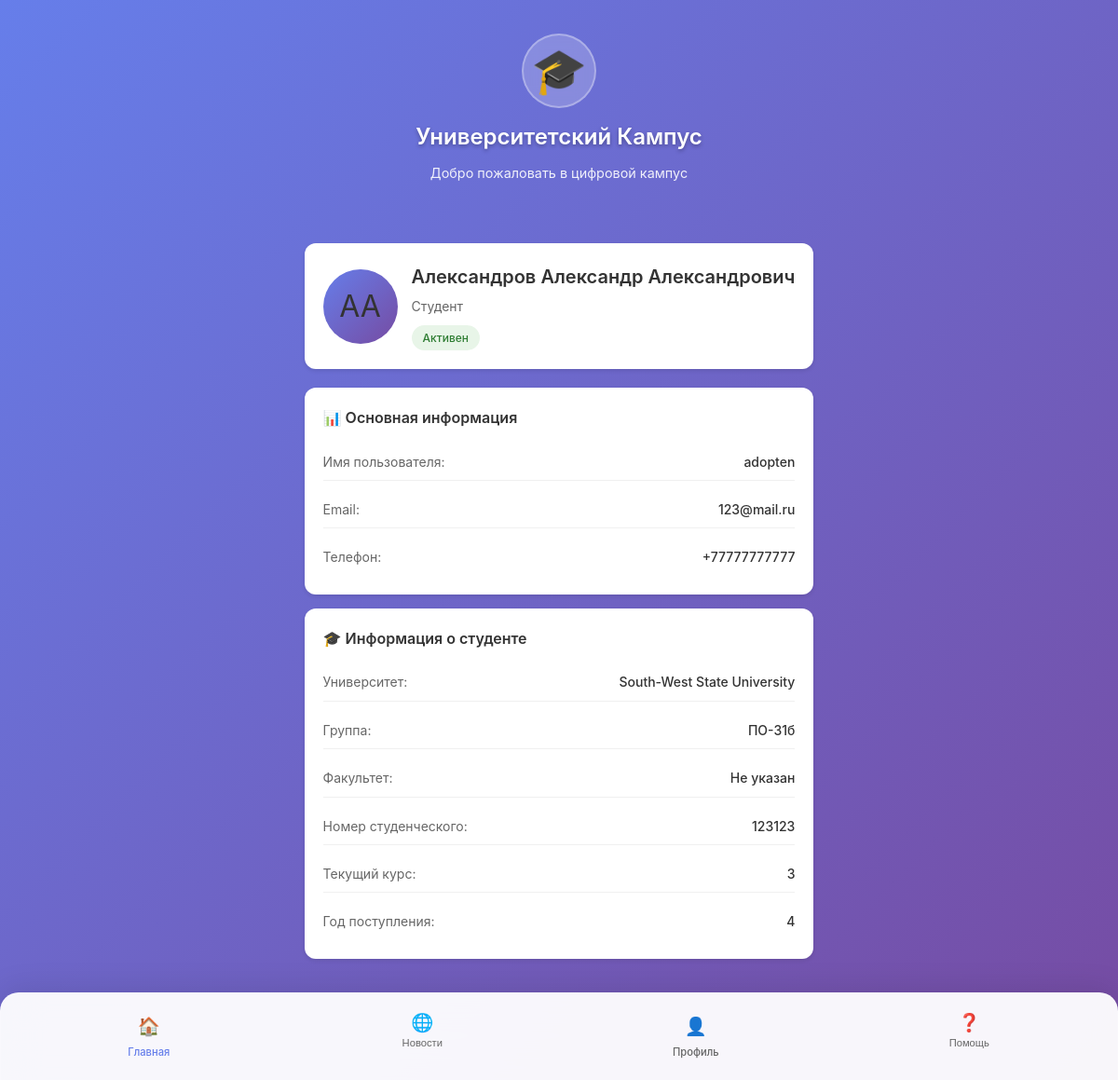
The page /profile/ on the database as committed earlier.
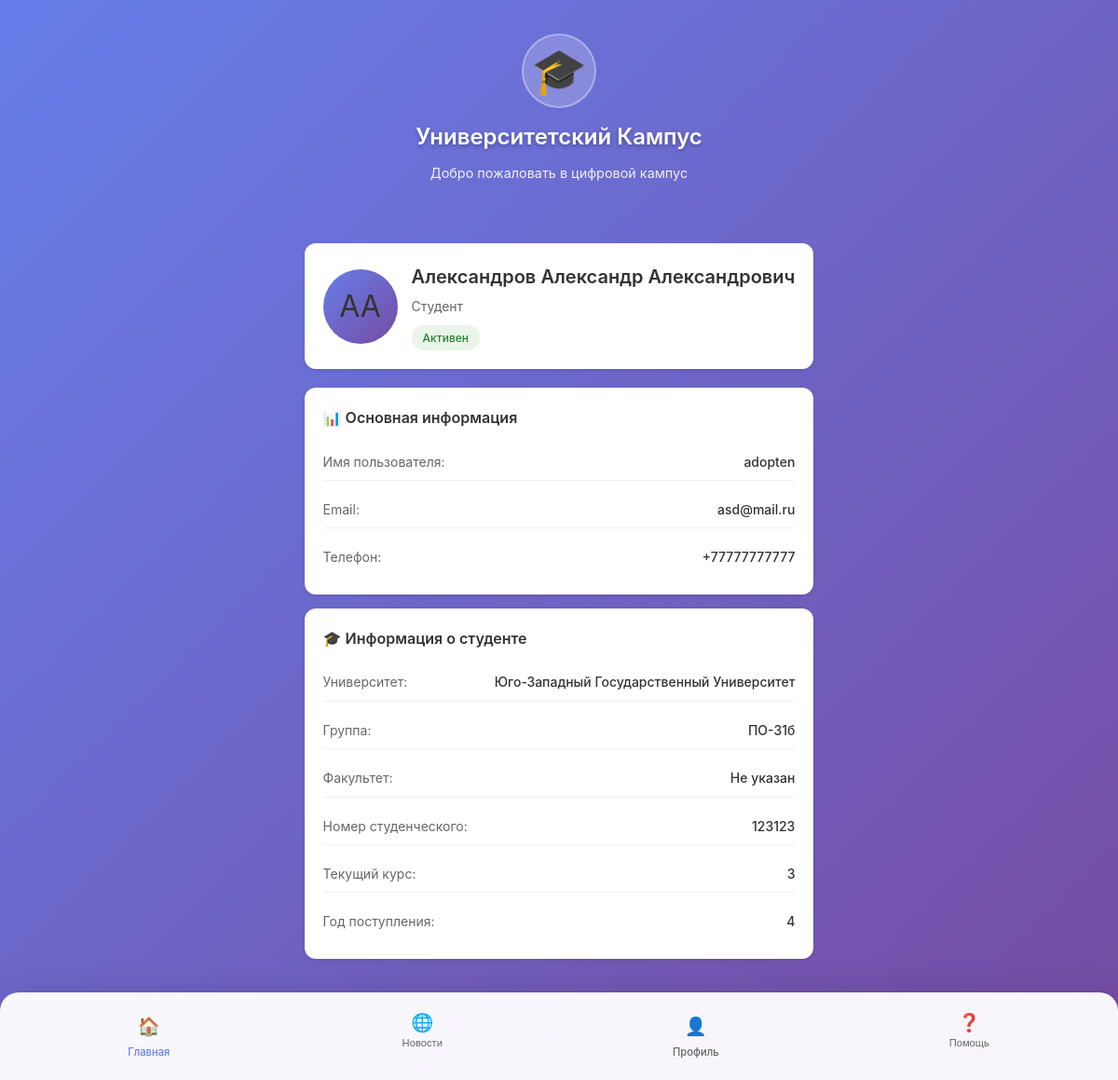
The same page on the database as committed later.
### main/models.py (models this page shows, shortened)
class Person(models.Model):
    user = models.OneToOneField(
        settings.AUTH_USER_MODEL, on_delete=models.SET_NULL, null=True, blank=True,
        related_name='person', help_text="Связь с Django User (если есть)"
    )
    last_name = models.CharField("Фамилия", max_length=128)
    first_name = models.CharField("Имя", max_length=128)
    middle_name = models.CharField("Отчество", max_length=128, blank=True)
    role = models.ForeignKey('Role', related_name='role', on_delete=models.SET_NULL, null=True, blank=True)
    email = models.EmailField(blank=True)
    phone = models.CharField(max_length=32, blank=True)
    vk_user_id = models.CharField(
        "VK/Max user id", max_length=64, blank=True, db_index=True
    )
    class Meta:
        indexes = [models.Index(fields=["vk_user_id"])]

class Student(models.Model):
    person = models.OneToOneField(Person, on_delete=models.CASCADE, related_name='student')
    university = models.ForeignKey('University', on_delete=models.CASCADE, related_name='students')
    student_group = models.ForeignKey(StudentGroup, on_delete=models.PROTECT, related_name='students')
    student_id = models.CharField("Номер студенческого билета", max_length=32, unique=True)
    current_year = models.PositiveSmallIntegerField(
        validators=[MinValueValidator(1), MaxValueValidator(6)], help_text="Курс (1..6)"
    )
    admission_year = models.PositiveSmallIntegerField() # год поступления

class University(models.Model):
    name = models.CharField("Название университета", max_length=256, unique=True) # название
    short_name = models.CharField("Короткое имя", max_length=64, unique=True) # скоращенное название
    city = models.CharField("Город", max_length=128, blank=True)
    description = models.TextField(blank=True)
    contact_email = models.EmailField(blank=True)

class Role(models.Model):
    PERMISSION = [
        ("Moderator_3lvl", "Модератор 3ур."),
        ("Moderator_2lvl", "Модератор 2ур."),
        ("Moderator_1lvl",  "Модератор 1ур."),
        ("Teacher", "Учитель"),
        ("Journalist", "Журналист"),
        ("Headman", "Модерация группы"),
        ("Student", "Студент"),
        ("Applicant", "Абитуриент"),
        ("Guest", "Гость"),
    ]
    permission = models.CharField(max_length=64, choices=PERMISSION)
    name = models.CharField(max_length=32)

class StudentGroup(models.Model):
    university = models.ForeignKey('University', on_delete=models.CASCADE, related_name='groups', null=True)
    program = models.ForeignKey('Program', on_delete=models.PROTECT, related_name='groups') # программа обучения
    name = models.CharField(max_length=64)  # ПО-51
    admission_year = models.PositiveSmallIntegerField()  # год начала учебы
    curator = models.ForeignKey(
        Teacher, on_delete=models.SET_NULL, null=True, blank=True, related_name='curating_groups'
    )
    class Meta:
        unique_together = [("program", "name")]
        indexes = [models.Index(fields=["admission_year"])]

### main/views/profile.py (the view)
# urls.py: path('profile/', views.profile_view, name='profile_view'),
def profile_view(request):
    try:
        person = Person.objects.filter(pk=1).first()
        role_name = person.role.name if person.role else "Student"
        student = getattr(person, 'student', None)
        teacher = getattr(person, 'teacher', None)
        applicant = getattr(person, 'applicant', None)
        context = {
            'person': person,
            'student': student,
            'teacher': teacher,
            'applicant': applicant,
            'menu_buttons': get_menu_buttons(role_name),
        }
    except Person.DoesNotExist:
        context = {
            'person': None,
            'error': 'Профиль не найден. Обратитесь к администратору.',
            'menu_buttons': get_menu_buttons("Guest"),
        }
    except Exception as e:
        context = {
            'person': None,
            'error': f'Произошла ошибка: {str(e)}',
            'menu_buttons': get_menu_buttons("Guest"),
        }
    return render(request, 'main/profile/profile.html', context)

### main/utils/profile_buttons.py (called while the page is built, shortened)
def get_menu_buttons(role_name):
    if role_name == "Student":
        return [
            {'id': 'schedule', 'icon': '📅', 'text': 'Расписание'},
            {'id': 'grades', 'icon': '📊', 'text': 'Оценки'},
            {'id': 'studentRequest', 'icon': '📝', 'text': 'Заказать справку'},
            {'id': 'courses', 'icon': '👥', 'text': 'Моя группа'},
        ]
    else:  # Applicant или Guest
        return [
            {'id': 'application', 'icon': '📄', 'text': 'Подать заявление'},
            {'id': 'info', 'icon': '🏫', 'text': 'О вузе'},
        ]

### main/templates/main/profile/profile.html (shortened to what the changed rows need)
{% extends 'main/index.html' %}
{% load static %}
{% block extra_styles %}
<link rel="stylesheet" href="{% static 'css/profile_css.css' %}">
{% endblock %}
{% block content %}
<main class="main-content">
    <section class="profile-section">
        {% if error %}
            <div class="error-message">
                <div class="icon">😕</div>
                <h3>{{ error }}</h3>
                <p>Обратитесь в техническую поддержку</p>
            </div>
        {% else %}
            <div class="profile-header">
                <div class="profile-avatar">
                    {% if person.first_name and person.last_name %}
                        {{ person.first_name|first }}{{ person.last_name|first }}
                    {% else %}
                        👤
                    {% endif %}
                </div>
                <div class="profile-info">
                    <h1 class="profile-name">
                        {{ person.last_name }} {{ person.first_name }} {{ person.middle_name }}
                    </h1>
                    <p class="profile-role">
                        {% if person.role %}
                            {{ person.role.name }}
                        {% else %}
                            Пользователь
                        {% endif %}
                    </p>
                    <span class="profile-status">Активен</span>
                </div>
            </div>
            <div class="info-cards">
                <div class="info-card">
                    <h3 class="card-title">📊 Основная информация</h3>
                    <div class="info-grid">
                        <div class="info-item">
                            <span class="info-label">Имя пользователя:</span>
                            <span class="info-value">{{ person.user.username }}</span>
                        </div>
                        <div class="info-item">
                            <span class="info-label">Email:</span>
                            <span class="info-value">{{ person.email|default:"Не указан" }}</span>
                        </div>
                        <div class="info-item">
                            <span class="info-label">Телефон:</span>
                            <span class="info-value">{{ person.phone|default:"Не указан" }}</span>
                        </div>
                    </div>
                </div>
                {% if student %}
                <div class="info-card">
                    <h3 class="card-title">🎓 Информация о студенте</h3>
                    <div class="info-grid">
                        <div class="info-item">
                            <span class="info-label">Университет:</span>
                            <span class="info-value">{{ student.university.name|default:"Не указан" }}</span>
                        </div>
                        <div class="info-item">
                            <span class="info-label">Группа:</span>
                            <span class="info-value">{{ student.student_group.name|default:"Не указана" }}</span>
                        </div>
                        <div class="info-item">
                            <span class="info-label">Факультет:</span>
                            <span class="info-value">{{ student.student_group.faculty.name|default:"Не указан" }}</span>
                        </div>
                        <div class="info-item">
                            <span class="info-label">Номер студенческого:</span>
                            <span class="info-value">{{ student.student_id|default:"Не указан" }}</span>
                        </div>
                        <div class="info-item">
                            <span class="info-label">Текущий курс:</span>
                            <span class="info-value">{{ student.current_year|default:"Не указан" }}</span>
                        </div>
                        <div class="info-item">
                            <span class="info-label">Год поступления:</span>
                            <span class="info-value">{{ student.admission_year|default:"Не указан" }}</span>
                        </div>
                    </div>
                </div>
                {% endif %}
            </div>
        {% endif %}
    </section>
</main>
{% endblock %}

Rows that differ between the two databases and show on the page:
changed Person "Александров": email "123@mail.ru" → "asd@mail.ru"
changed through a linked row, Student "Не указан": university.name "South-West State University" → "Юго-Западный Государственный Университет"
